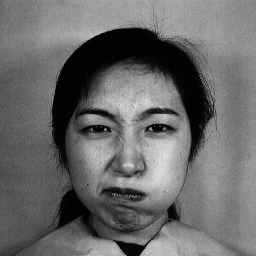
#> input picture jaffe/ANGRY/angry1.jpg, 256 x 256 px
$ python extractFeatures.py
#> lines starting #> are read from the running program, lines starting #| are printed output that depends on the picture
import cv2
import numpy as np
import matplotlib.pyplot as plt


def extractFeatures(img):
    '''
    function compute the hog features of an image
    precondition:
    :param img: the image to compute the hog features on
    postcondition: the original image is not modified
    :return: the hog features of the image
    '''
    dim = (48, 48)
    # resize image so hog sliding window does not go out of the image bounds
    gray_img = cv2.resize(img, dsize=dim)
    # non-default HOG values
    win_size = dim
    cell_size = (8, 8)
    block_size = (16, 16)
    block_stride = cell_size
    nbins = 9

    # win_size -- size of image
    hog = cv2.HOGDescriptor(win_size, block_size, block_stride, cell_size, nbins, 1, -1, 0, 0.2, 1, 64)
    features = hog.compute(img)

    # # reference: https://stackoverflow.com/questions/6090399/get-hog-image-features-from-opencv-python
    # n_cells = (gray_img.shape[0] // cell_size[0], gray_img.shape[1] // cell_size[1])
    # n_inner = (block_size[0] // cell_size[0], block_size[1] // cell_size[1])
    #
    # features = features.reshape(n_cells[1] - n_inner[1] + 1, n_cells[0] - n_inner[0] + 1, n_inner[1], n_inner[0], nbins)
    # features = features.transpose((1, 0, 2, 3, 4))
    #
    # gradients = np.zeros((n_cells[0], n_cells[1], nbins))
    #
    # # count cells (border cells appear less often across overlapping groups)
    # cell_count = np.full((n_cells[0], n_cells[1], 1), 0, dtype=int)
    #
    # for y in range(n_inner[0]):
    #     for x in range(n_inner[1]):
    #         gradients[y:n_cells[0] - n_inner[0] + y + 1, x:n_cells[1] - n_inner[1] + x + 1] += features[:, :, y, x, :]
    #         cell_count[y:n_cells[0] - n_inner[0] + y + 1, x:n_cells[1] - n_inner[1] + x + 1] += 1
    #
    # # average gradients
    # gradients /= cell_count
    #
    # bin = 2  # angle is 360 / nbins * direction
    # plt.pcolor(gradients[:, :, bin])
    # plt.gca().invert_yaxis()
    # plt.gca().set_aspect('equal', adjustable='box')
    # plt.colorbar()
    # plt.show()
    return features


if __name__ == '__main__':
    img = cv2.imread('./jaffe/ANGRY/angry1.jpg')
#> img is the input picture: shape (256, 256, 3); min 0, max 232, mean 106.1
    extractFeatures(img)
#> in extractFeatures, `gray_img = cv2.resize(img, dsize=dim)`:
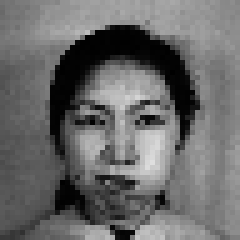
#> gray_img: shape (48, 48, 3) (shown 5 times larger); min 0, max 222, mean 106

$ run again, with jaffe/ANGRY/angry12.jpg copied over jaffe/ANGRY/angry1.jpg
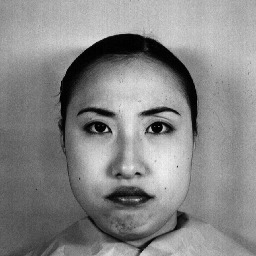
#> input picture jaffe/ANGRY/angry12.jpg, 256 x 256 px
#> img is the input picture: shape (256, 256, 3); min 0, max 243, mean 134.8
#> in extractFeatures, `gray_img = cv2.resize(img, dsize=dim)`:
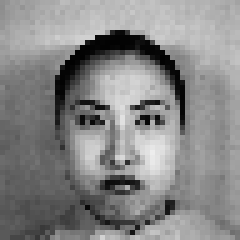
#> gray_img: shape (48, 48, 3) (shown 5 times larger); min 0, max 237, mean 134.8

$ run again, with jaffe/ANGRY/angry13.jpg copied over jaffe/ANGRY/angry1.jpg
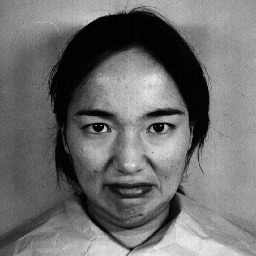
#> input picture jaffe/ANGRY/angry13.jpg, 256 x 256 px
#> img is the input picture: shape (256, 256, 3); min 0, max 243, mean 110.7
#> in extractFeatures, `gray_img = cv2.resize(img, dsize=dim)`:
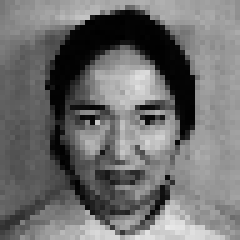
#> gray_img: shape (48, 48, 3) (shown 5 times larger); min 0, max 233, mean 110.5

$ run again, with jaffe/ANGRY/angry18.jpg copied over jaffe/ANGRY/angry1.jpg
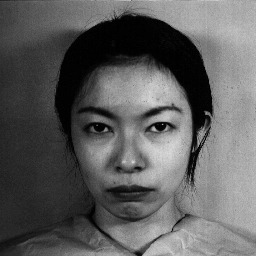
#> input picture jaffe/ANGRY/angry18.jpg, 256 x 256 px
#> img is the input picture: shape (256, 256, 3); min 0, max 219, mean 93.9
#> in extractFeatures, `gray_img = cv2.resize(img, dsize=dim)`:
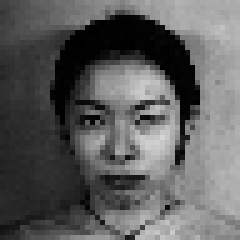
#> gray_img: shape (48, 48, 3) (shown 5 times larger); min 0, max 214, mean 93.8
